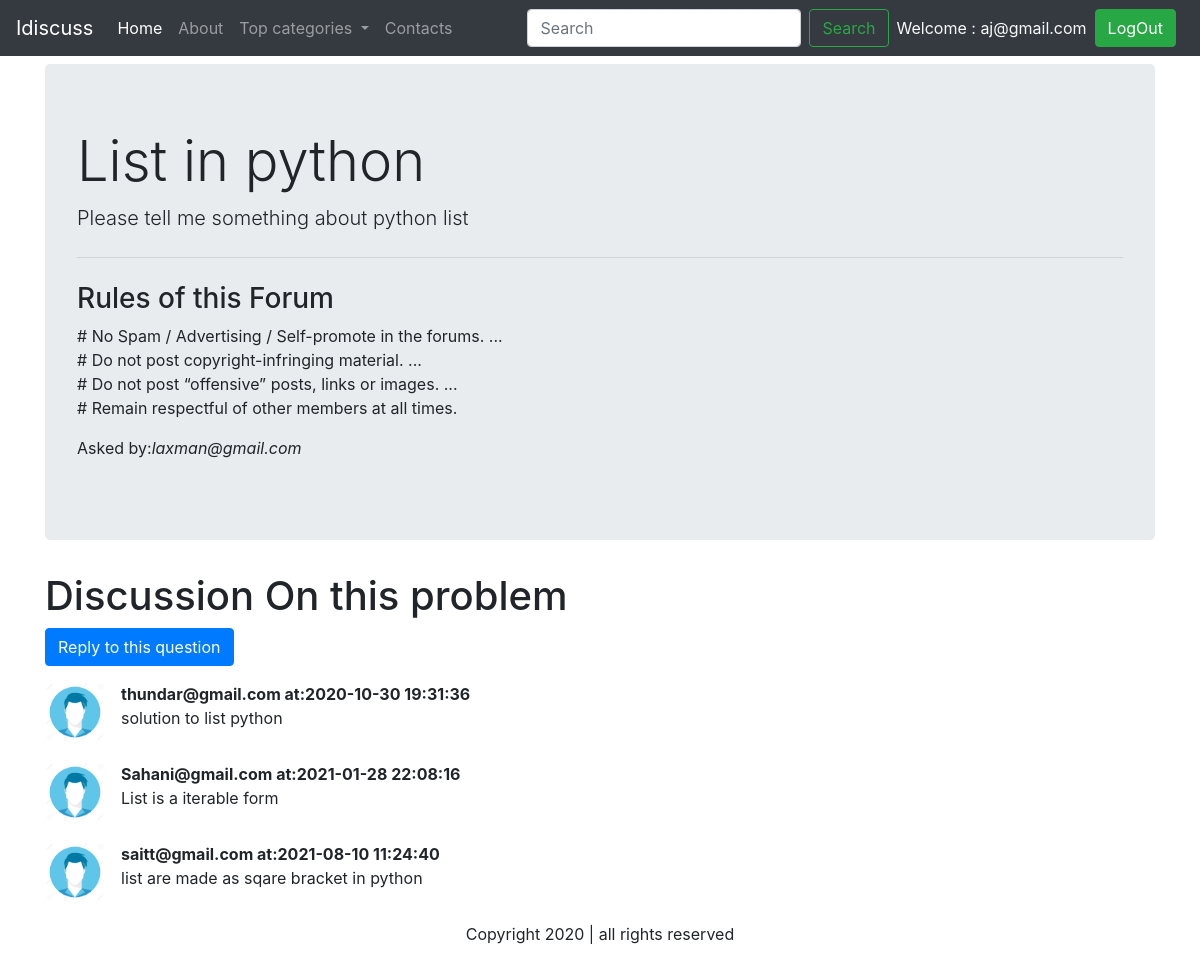
The app's page /thread.php?threadid=2 (signed in) with its own data.
### tables this page shows
CREATE TABLE `threads` (
  `thread_id` int(8) NOT NULL,
  `thread_title` varchar(255) NOT NULL,
  `thread_descr` text NOT NULL,
  `thread_cat_id` int(8) NOT NULL,
  `thread_user_id` int(8) NOT NULL,
  `timestamp` datetime DEFAULT current_timestamp()
);

CREATE TABLE `user` (
  `sno` int(8) NOT NULL,
  `user_email` varchar(30) NOT NULL,
  `user_pass` varchar(255) NOT NULL,
  `timestamp` datetime NOT NULL DEFAULT current_timestamp()
);

CREATE TABLE `comments` (
  `comment_id` int(8) NOT NULL,
  `comment_content` text NOT NULL,
  `thread_id` int(8) NOT NULL,
  `commented_by` int(8) NOT NULL,
  `comment_time` datetime NOT NULL DEFAULT current_timestamp()
);

### thread.php (the view, shortened to what this page needs)
<!doctype html>
<html lang="en">
<head>
    <link rel="stylesheet" href="https://cdn.jsdelivr.net/npm/bootstrap@4.5.3/dist/css/bootstrap.min.css"
>
</head>
<body>
<?php include('partials/_dbconnect.php'); ?>
    <?php include('partials/_header.php'); ?>
    <?php
    $id = $_GET['threadid'];
    $qry = "SELECT * FROM `threads` WHERE thread_id = $id";
    $rst = mysqli_query($conn, $qry);
    while ( $row = mysqli_fetch_assoc($rst)){
       $ttitle = $row['thread_title'];
       $tdescr = $row['thread_descr'];
       $thread_user_id = $row['thread_user_id'];
       $query2 = "SELECT user_email FROM `user` WHERE sno = '$thread_user_id'";
       $result2 = mysqli_query($conn, $query2);
       $row2 = mysqli_fetch_assoc($result2);
       $posted_by = $row2['user_email'];
    }
    ?>
    <div class="container my-2">
        <div class="jumbotron">
            <h1 class="display-4"> <?php echo $ttitle;  ?> </h1>
            <p class="lead"><?php echo $tdescr; ?></p>
            <hr class="my-4">
            <p>
            <h3>Rules of this Forum</h3>
            # No Spam / Advertising / Self-promote in the forums. ...<br>
            # Do not post copyright-infringing material. ...<br>
            # Do not post “offensive” posts, links or images. ...<br>
            # Remain respectful of other members at all times.</p>
            <p>Asked by:<em><?php echo $posted_by; ?></em></p>
        </div>
    </div>
    <div class="container">
        <h1>Discussion On this problem</h1>
<?php
    if(isset($_SESSION['loggedin']) && $_SESSION['loggedin']==true){
        echo '
        <button type="button" class="btn btn-primary" data-toggle="modal" data-target="#exampleModal">
            Reply to this question
        </button>
        <div class="modal fade" id="exampleModal" tabindex="-1" aria-labelledby="exampleModalLabel" aria-hidden="true">
            <div class="modal-dialog">
                <div class="modal-content">
                    <div class="modal-header">
                        <h5 class="modal-title" id="exampleModalLabel">Your Comment</h5>
                        <button type="button" class="close" data-dismiss="modal" aria-label="Close">
                            <span aria-hidden="true">&times;</span>
                        </button>
                    </div>
                    <div class="modal-body">
                    <form method ="post" action = "'.$_SERVER["REQUEST_URI"].'">
                            <div class="form-group">
                                <label for="exampleInputPassword1">Your comment regarding above question</label>
                                <div class="form-group">
                                    <textarea class="form-control" name="cmt" id="exampleFormControlTextarea1"
                                        rows="3"></textarea>
                                    <input type="hidden" name="sno" value="'.$_SESSION["sno"].'">
                                </div>
                            </div>
                    </div>
                    <div class="modal-footer">
                        <button type="button" class="btn btn-secondary" data-dismiss="modal">Close</button>
                        <button type="submit" class="btn btn-primary">Submit</button>
                    </div>
                    </form>
                </div>
            </div>
        </div>
    </div>';
    }
    else{
        echo '<div class="jumbotron jumbotron-fluid">
        <div class="container">
          <p class="lead">Your are not loggedin, Please log in to ask a question of reply to any question...</p>
        </div>
      </div>';
    }
?>
    <div class="container">
        <?php
            $id = $_GET['threadid'];
            $query = "SELECT * FROM `comments` WHERE thread_id = $id";
            $result = mysqli_query($conn, $query);
            while($row = mysqli_fetch_assoc($result)){
                $comment = $row['comment_content'];
                $cmt_time = $row['comment_time'];
                $userid = $row['commented_by'];
                $query2 = "SELECT user_email FROM `user` WHERE sno = '$userid'";
                $result2 = mysqli_query($conn, $query2);
                $row2 = mysqli_fetch_assoc($result2);
            echo '<div class="media my-3">
            <img src="img/userr.jpg" width="60px" class="mr-3 " alt="...">
            <div class="media-body">
            <p class ="font-weight-bold my-0">'.$row2['user_email'].' at:'.$cmt_time.'</p>
                <p class="mt-0">'.$comment.'</p>
                </div>
                </div>';
            }
    ?>
    </div>
    <?php include('partials/_footer.php'); ?>
</body>
</html>

### records on screen
threads: thread_title "List in python", thread_descr "Please tell me something about python list"
user: user_email "laxman@gmail.com"
comments: user.user_email "thundar@gmail.com", comment_time "2020-10-30 19:31:36", comment_content "solution to list python"
comments: user.user_email "Sahani@gmail.com", comment_time "2021-01-28 22:08:16", comment_content "List is a iterable form"
comments: user.user_email "saitt@gmail.com", comment_time "2021-08-10 11:24:40", comment_content "list are made as sqare bracket in python"

### other values on screen
$_SESSION['email'] "aj@gmail.com"
